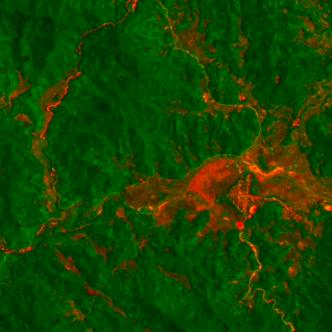
#> input picture enhanced_visible_2_2.jpg, 332 x 332 px, found by its file name
$ python GrabCut.py
#> lines starting #> are read from the running program, lines starting #| are printed output that depends on the picture
import numpy as np
import cv2 as cv
from matplotlib import pyplot as plt
img = cv.imread('./augmented_photos/enhanced_visible_2_2.jpg')
#> img is the input picture: shape (332, 332, 3); mean B, G, R 2.3, 67.8, 22.2
assert img is not None, "file could not be read, check with os.path.exists()"
mask = np.zeros(img.shape[:2],np.uint8)
bgdModel = np.zeros((1,65),np.float64)
fgdModel = np.zeros((1,65),np.float64)
rect = (50,50,325,325)
cv.grabCut(img,mask,rect,bgdModel,fgdModel,5,cv.GC_INIT_WITH_RECT)
mask2 = np.where((mask==2)|(mask==0),0,1).astype('uint8')
img = img*mask2[:,:,np.newaxis]
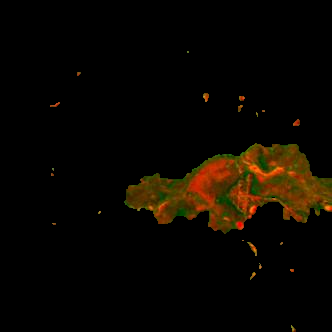
#> img: shape (332, 332, 3); mean B, G, R 0.4, 6.3, 10.6

cv.imwrite("GrabCutVisible2_2.png", img)
# [6 lines of commented-out code are left out]

$ run again, with enhanced_visible1_1.jpg copied over enhanced_visible_2_2.jpg
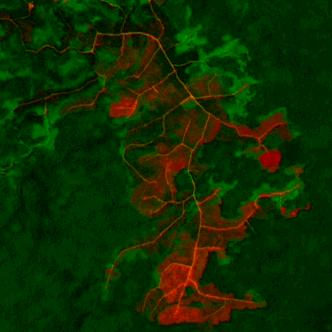
#> input picture enhanced_visible1_1.jpg, 332 x 332 px, found by its file name
#> img is the input picture: shape (332, 332, 3); mean B, G, R 2, 44.5, 16.6
#> `img = img*mask2[:,:,np.newaxis]`:
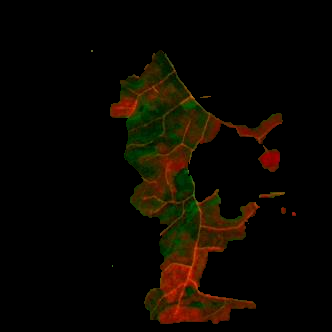
#> img: shape (332, 332, 3); mean B, G, R 0.6, 6.9, 11.3

$ run again, with enhanced_visible1_2.jpg copied over enhanced_visible_2_2.jpg
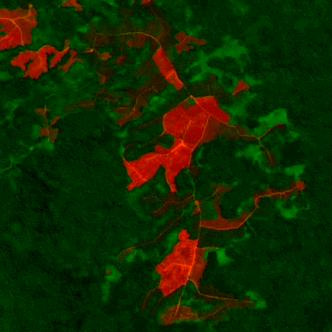
#> input picture enhanced_visible1_2.jpg, 332 x 332 px, found by its file name
#> img is the input picture: shape (332, 332, 3); mean B, G, R 1.8, 41.2, 19.2
#> `img = img*mask2[:,:,np.newaxis]`:
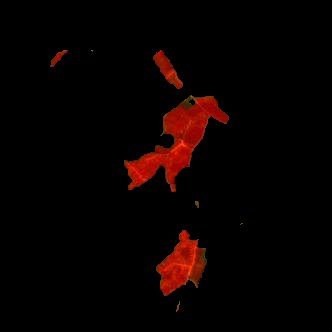
#> img: shape (332, 332, 3); mean B, G, R 0.2, 1.4, 8.9
